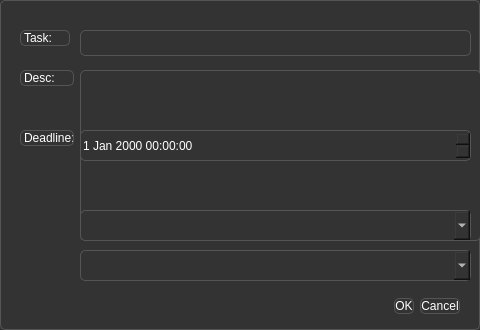
<?xml version="1.0" encoding="UTF-8"?>
<ui version="4.0">
 <class>AddTask</class>
 <widget class="QDialog" name="AddTask">
  <property name="geometry">
   <rect>
    <x>10</x>
    <y>10</y>
    <width>480</width>
    <height>330</height>
   </rect>
  </property>
  <property name="windowTitle">
   <string>Add Task</string>
  </property>
  <property name="styleSheet">
   <string notr="true">
    background-color: #333333;
    color: #ffffff;
    border: 1px solid #555555;
    border-radius: 5px;
   </string>
  </property>
  <widget class="QDialogButtonBox" name="buttonBox">
   <property name="geometry">
    <rect>
     <x>300</x>
     <y>290</y>
     <width>160</width>
     <height>32</height>
    </rect>
   </property>
   <property name="orientation">
    <enum>Qt::Horizontal</enum>
   </property>
   <property name="standardButtons">
    <set>QDialogButtonBox::Cancel|QDialogButtonBox::Ok</set>
   </property>
  </widget>
  <widget class="QLabel" name="taskLabel">
   <property name="geometry">
    <rect>
     <x>20</x>
     <y>30</y>
     <width>50</width>
     <height>16</height>
    </rect>
   </property>
   <property name="text">
    <string>Task:</string>
   </property>
  </widget>
  <widget class="QLineEdit" name="taskLineEdit">
   <property name="geometry">
    <rect>
     <x>80</x>
     <y>30</y>
     <width>391</width>
     <height>26</height>
    </rect>
   </property>
  </widget>
  <widget class="QLabel" name="descLabel">
   <property name="geometry">
    <rect>
     <x>20</x>
     <y>70</y>
     <width>54</width>
     <height>16</height>
    </rect>
   </property>
   <property name="text">
    <string>Desc:</string>
   </property>
  </widget>
  <widget class="QTextEdit" name="descTextEdit">
   <property name="geometry">
    <rect>
     <x>80</x>
     <y>70</y>
     <width>401</width>
     <height>171</height>
    </rect>
   </property>
  </widget>
  <widget class="QComboBox" name="statusComboBox">
   <property name="geometry">
    <rect>
     <x>80</x>
     <y>250</y>
     <width>391</width>
     <height>31</height>
    </rect>
   </property>
  </widget>
  <widget class="QComboBox" name="taskClassComboBox">
   <property name="geometry">
    <rect>
     <x>80</x>
     <y>210</y>
     <width>391</width>
     <height>31</height>
    </rect>
   </property>
  </widget>
  <widget class="QDateTimeEdit" name="deadlineDateTimeEdit">
   <property name="geometry">
    <rect>
     <x>80</x>
     <y>130</y>
     <width>391</width>
     <height>31</height>
    </rect>
   </property>
  </widget>
  <widget class="QLabel" name="deadlineLabel">
   <property name="geometry">
    <rect>
     <x>20</x>
     <y>130</y>
     <width>54</width>
     <height>16</height>
    </rect>
   </property>
   <property name="text">
    <string>Deadline:</string>
   </property>
  </widget>
 </widget>
 <resources/>
 <connections>
  <connection>
   <sender>buttonBox</sender>
   <signal>accepted()</signal>
   <receiver>AddTask</receiver>
   <slot>accept()</slot>
  </connection>
  <connection>
   <sender>buttonBox</sender>
   <signal>rejected()</signal>
   <receiver>AddTask</receiver>
   <slot>reject()</slot>
  </connection>
 </connections>
</ui>
